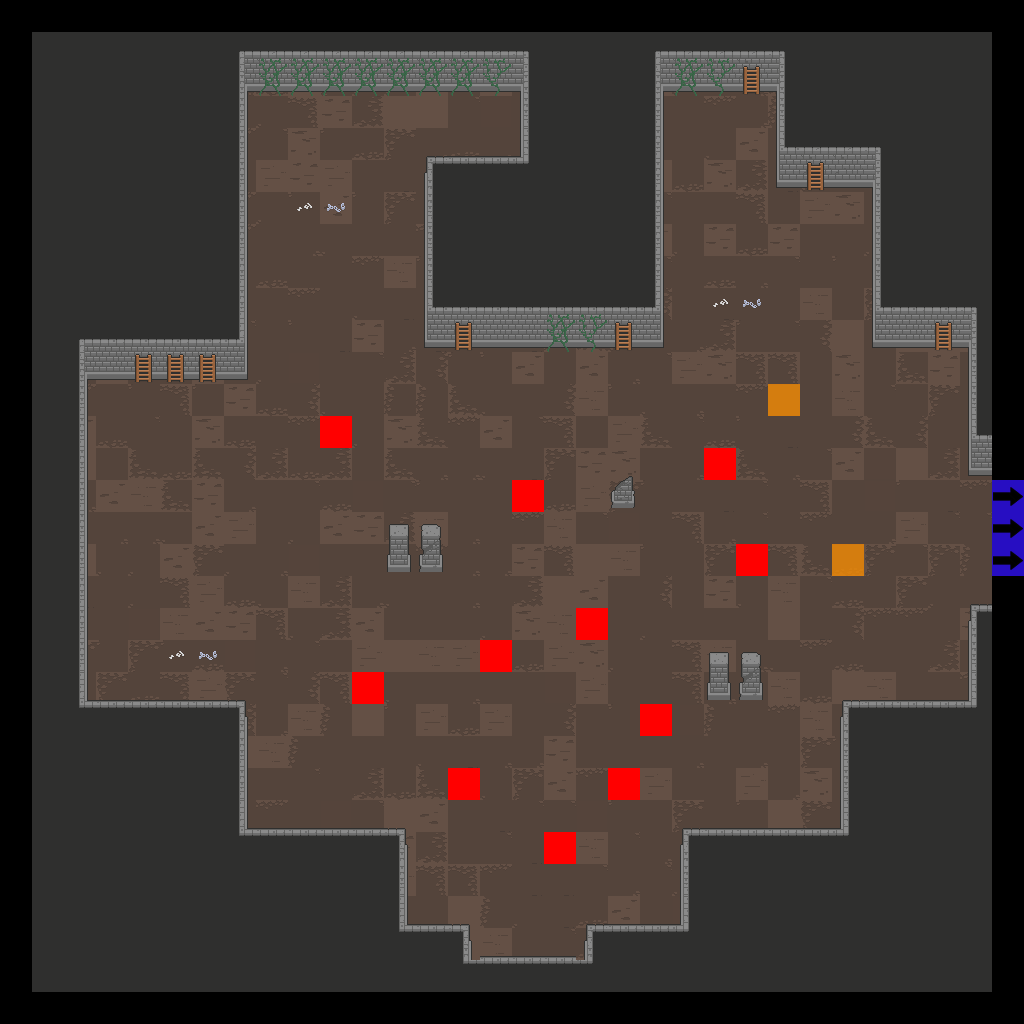

This game map was drawn from its Tiled (.tmx) file and the tilesets committed beside it. A one-line description and the trimmed map source follow:
An orthogonal 32x32 tile map with 32x32 px tiles, 7 tile layers (Floor, Walls, Doors, Pillars, ...), 2 tilesets.

<map version="1.2" tiledversion="2019.04.18" orientation="orthogonal" renderorder="right-down" width="32" height="32" tilewidth="32" tileheight="32" infinite="0" nextlayerid="22" nextobjectid="1">
 <tileset firstgid="1" source="Dungeon_Tileset_2.tsx" />
 <tileset firstgid="321" source="flags.tsx" />
 <layer id="15" name="Floor" width="32" height="32">
  <data>[1024 cells, 900 non-empty, 30 distinct tile ids]</data>
 </layer>
 <layer id="16" name="Walls" width="32" height="32">
  <data>[1024 cells, 455 non-empty, 28 distinct tile ids]</data>
 </layer>
 <layer id="17" name="Doors" width="32" height="32">
  <data>[1024 cells, 0 non-empty, 0 distinct tile ids]</data>
 </layer>
 <layer id="18" name="Pillars" width="32" height="32">
  <data>[1024 cells, 10 non-empty, 6 distinct tile ids]</data>
 </layer>
 <layer id="19" name="Candles" width="32" height="32">
  <data>[1024 cells, 0 non-empty, 0 distinct tile ids]</data>
 </layer>
 <layer id="20" name="Debris" width="32" height="32">
  <data>[1024 cells, 38 non-empty, 7 distinct tile ids]</data>
 </layer>
 <layer id="21" name="Flags" width="32" height="32">
  <data>[1024 cells, 16 non-empty, 3 distinct tile ids]</data>
 </layer>
</map>
